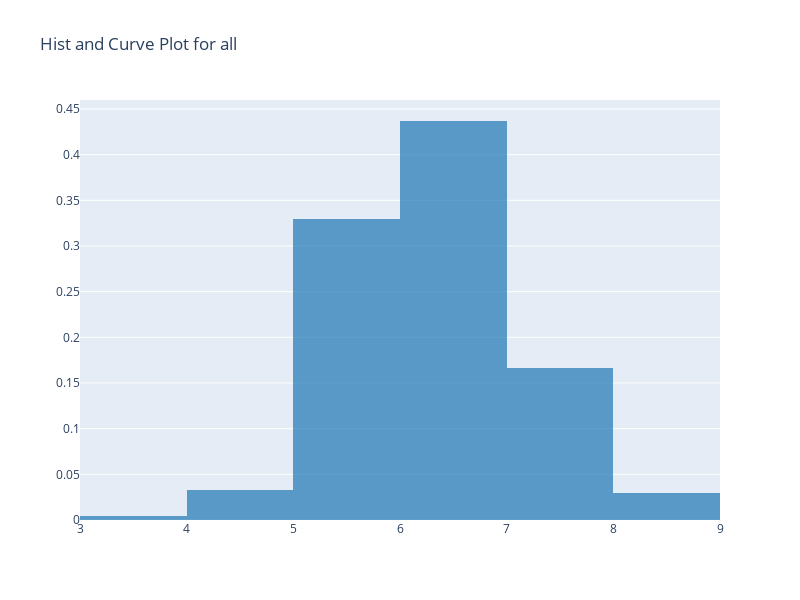

Notebook source saved alongside this figure:
### Code cell
hist_data = [df_all['quality'].to_numpy()]
group_labels = ['wines'] # name of the dataset

fig = ff.create_distplot(hist_data, group_labels, show_rug=False,show_curve=False)
fig.update_layout(title_text='Hist and Curve Plot for all',height=600,width=800)
fig.show()

### Figure 1 — Plotly figure (JSON) as saved in the notebook; plotly's stock layout.template omitted (floating-point values rounded to 4 significant figures; data arrays with more than 128 entries replaced by an {"elided": "..."} marker saying what was removed)
{"data": [{"histnorm": "probability density", "legendgroup": "wines", "marker": {"color": "rgb(31, 119, 180)"}, "name": "wines", "opacity": 0.7, "type": "histogram", "x": {"elided": "6497 int values"}, "xaxis": "x", "xbins": {"end": 9, "size": 1, "start": 3}, "yaxis": "y"}], "layout": {"barmode": "overlay", "height": 600, "hovermode": "closest", "legend": {"traceorder": "reversed"}, "title": {"text": "Hist and Curve Plot for all"}, "width": 800, "xaxis": {"anchor": "y2", "autorange": true, "domain": [0, 1], "range": [3, 9], "type": "linear", "zeroline": false}, "yaxis": {"anchor": "free", "autorange": true, "domain": [0, 1], "position": 0, "range": [0, 0.4598]}}}
